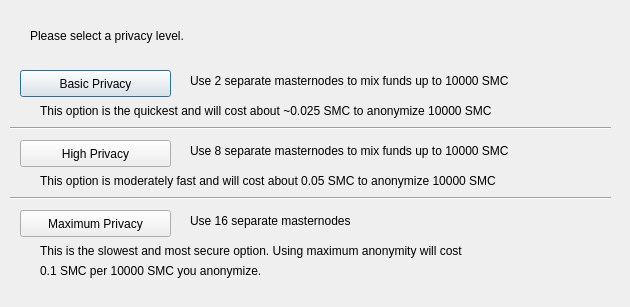
<?xml version="1.0" encoding="UTF-8"?>
<ui version="4.0">
 <class>ObfuscationConfig</class>
 <widget class="QDialog" name="ObfuscationConfig">
  <property name="geometry">
   <rect>
    <x>0</x>
    <y>0</y>
    <width>630</width>
    <height>307</height>
   </rect>
  </property>
  <property name="windowTitle">
   <string>Configure Obfuscation</string>
  </property>
  <widget class="QPushButton" name="buttonBasic">
   <property name="geometry">
    <rect>
     <x>20</x>
     <y>70</y>
     <width>151</width>
     <height>27</height>
    </rect>
   </property>
   <property name="text">
    <string>Basic Privacy</string>
   </property>
  </widget>
  <widget class="QPushButton" name="buttonHigh">
   <property name="geometry">
    <rect>
     <x>20</x>
     <y>140</y>
     <width>151</width>
     <height>27</height>
    </rect>
   </property>
   <property name="text">
    <string>High Privacy</string>
   </property>
  </widget>
  <widget class="QPushButton" name="buttonMax">
   <property name="geometry">
    <rect>
     <x>20</x>
     <y>210</y>
     <width>151</width>
     <height>27</height>
    </rect>
   </property>
   <property name="text">
    <string>Maximum Privacy</string>
   </property>
  </widget>
  <widget class="QLabel" name="label">
   <property name="geometry">
    <rect>
     <x>30</x>
     <y>20</y>
     <width>571</width>
     <height>31</height>
    </rect>
   </property>
   <property name="text">
    <string>Please select a privacy level.</string>
   </property>
  </widget>
  <widget class="QLabel" name="label_2">
   <property name="geometry">
    <rect>
     <x>190</x>
     <y>70</y>
     <width>421</width>
     <height>21</height>
    </rect>
   </property>
   <property name="text">
    <string>Use 2 separate masternodes to mix funds up to 10000 SMC</string>
   </property>
  </widget>
  <widget class="QLabel" name="label_3">
   <property name="geometry">
    <rect>
     <x>190</x>
     <y>140</y>
     <width>411</width>
     <height>21</height>
    </rect>
   </property>
   <property name="text">
    <string>Use 8 separate masternodes to mix funds up to 10000 SMC</string>
   </property>
  </widget>
  <widget class="QLabel" name="label_4">
   <property name="geometry">
    <rect>
     <x>190</x>
     <y>210</y>
     <width>421</width>
     <height>21</height>
    </rect>
   </property>
   <property name="text">
    <string>Use 16 separate masternodes</string>
   </property>
  </widget>
  <widget class="QLabel" name="label_6">
   <property name="geometry">
    <rect>
     <x>40</x>
     <y>100</y>
     <width>561</width>
     <height>21</height>
    </rect>
   </property>
   <property name="text">
    <string>This option is the quickest and will cost about ~0.025 SMC to anonymize 10000 SMC</string>
   </property>
  </widget>
  <widget class="QLabel" name="label_7">
   <property name="geometry">
    <rect>
     <x>40</x>
     <y>170</y>
     <width>561</width>
     <height>21</height>
    </rect>
   </property>
   <property name="text">
    <string>This option is moderately fast and will cost about 0.05 SMC to anonymize 10000 SMC</string>
   </property>
  </widget>
  <widget class="QLabel" name="label_8">
   <property name="geometry">
    <rect>
     <x>40</x>
     <y>240</y>
     <width>561</width>
     <height>21</height>
    </rect>
   </property>
   <property name="text">
    <string>This is the slowest and most secure option. Using maximum anonymity will cost</string>
   </property>
  </widget>
  <widget class="QLabel" name="label_9">
   <property name="geometry">
    <rect>
     <x>40</x>
     <y>260</y>
     <width>561</width>
     <height>21</height>
    </rect>
   </property>
   <property name="text">
    <string>0.1 SMC per 10000 SMC you anonymize.</string>
   </property>
  </widget>
  <widget class="Line" name="line">
   <property name="geometry">
    <rect>
     <x>10</x>
     <y>120</y>
     <width>601</width>
     <height>16</height>
    </rect>
   </property>
   <property name="orientation">
    <enum>Qt::Horizontal</enum>
   </property>
  </widget>
  <widget class="Line" name="line_2">
   <property name="geometry">
    <rect>
     <x>10</x>
     <y>190</y>
     <width>601</width>
     <height>16</height>
    </rect>
   </property>
   <property name="orientation">
    <enum>Qt::Horizontal</enum>
   </property>
  </widget>
 </widget>
 <resources/>
 <connections/>
</ui>
